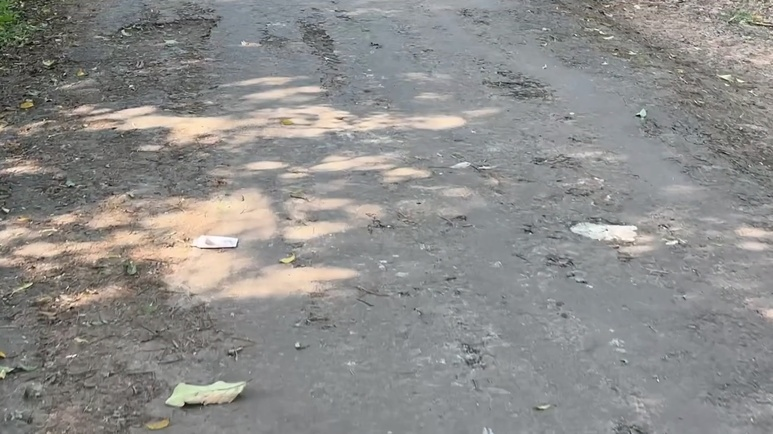
#> input picture data/frames/selected/potholes/potholes_01_frame_135.jpg, 773 x 434 px, shrunk from 1484 x 834 before the run; the run also reads 1 picture not shown here
$ jupyter execute --allow-errors 04_Image_Sharpening_and_Edge_Visualization.ipynb   (older library calls are emulated)
#> lines starting #> are read from the running program, lines starting #| are printed output that depends on the picture
# Sharpen / Blur Testing Notebook

[cell 1]
import cv2
import numpy as np
import matplotlib.pyplot as plt
import os
import csv

## Load Selected Frames

[cell 2]
import cv2, os, glob
import numpy as np

INPUT_DIR = "../data/frames/selected"

def lap_var(img):
    return cv2.Laplacian(img, cv2.CV_64F).var()

paths = []

for root, dirs, files in os.walk(INPUT_DIR):
    for f in files:
        if f.lower().endswith((".jpg",".png",".jpeg")):
            paths.append(os.path.join(root,f))
#> pass 2 of the loop `for root, dirs, files in os.walk(INPUT_DIR):`:

scores = []

for p in paths:

    img = cv2.imread(p,0)
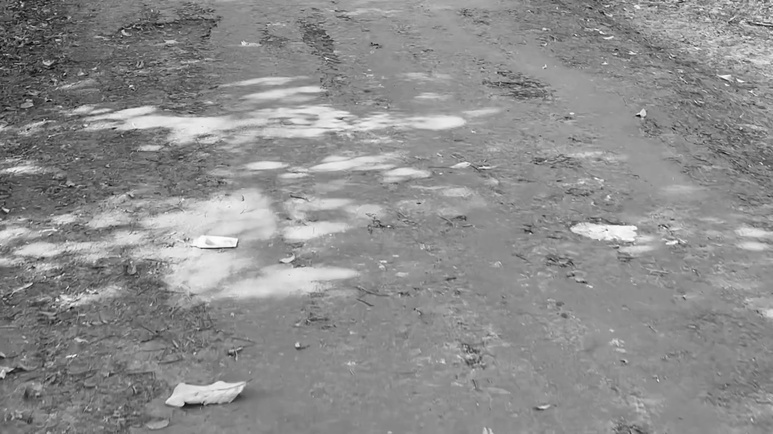
#> img: shape (434, 773); min 0, max 255, mean 140.9

    if img is None:
        continue

    scores.append((p, lap_var(img)))
#> pass 2 of the loop `for p in paths:`:
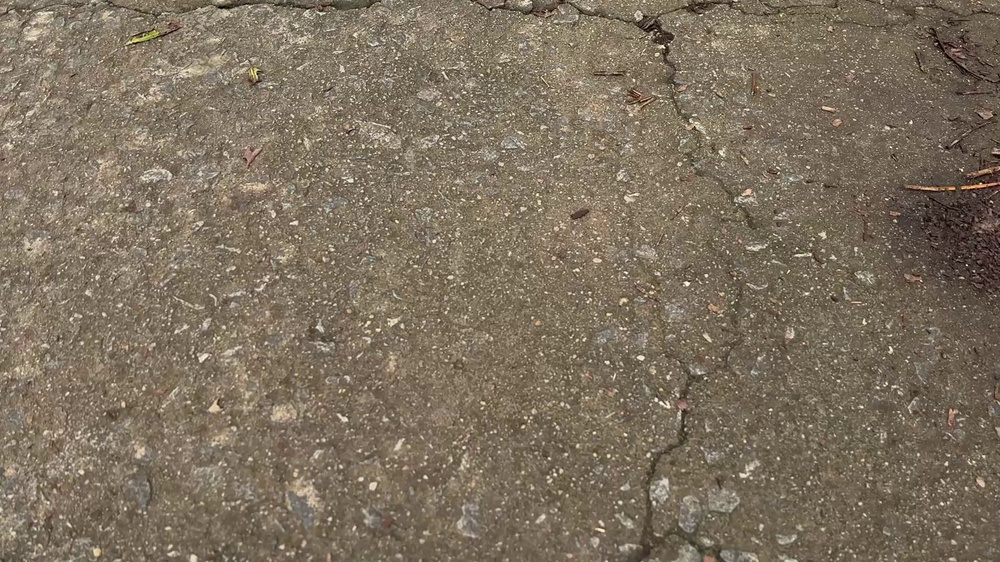
#> input picture data/frames/selected/alligator_cracking/alligator_cracking_01_frame_0.jpg, 1000 x 562 px, shrunk from 1920 x 1080 before the run
#> `img = cv2.imread(p,0)`:
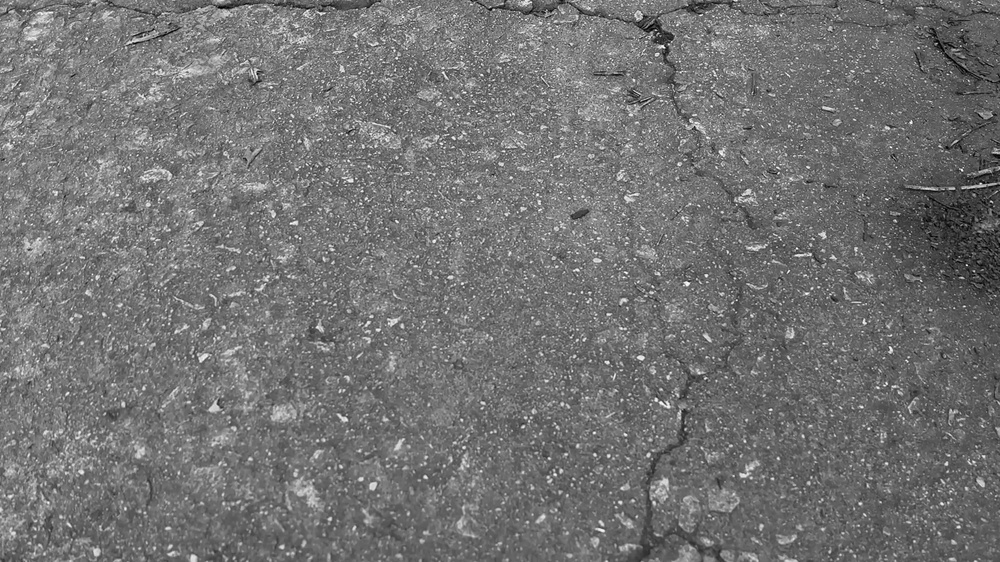
#> img: shape (562, 1000); min 0, max 255, mean 114.7

scores.sort(key=lambda x: x[1])

test_paths = [
    scores[0][0],
    scores[len(scores)//2][0],
    scores[-1][0]
]

images = []
names = []

for p in test_paths:

    img = cv2.imread(p,0)

    images.append(img)
    names.append(os.path.basename(p))
#> pass 2 of the loop `for p in test_paths:`:

print("Selected test frames:")
for p in test_paths:
    print(os.path.basename(p))
#> this loop made 3 passes
#| potholes_01_frame_135.jpg
#| alligator_cracking_01_frame_0.jpg
#| alligator_cracking_01_frame_0.jpg

print("Total test frames:", len(images))
#| Total test frames: 3

## Sharpen Methods

[cell 3]
def unsharp(img, k, amount):
    blur = cv2.GaussianBlur(img,(k,k),0)
    sharp = cv2.addWeighted(img,1+amount,blur,-amount,0)
    return sharp

def laplacian_sharp(img, a):
    lap = cv2.Laplacian(img, cv2.CV_64F)
    sharp = img + a*lap
    sharp = np.clip(sharp,0,255).astype(np.uint8)
    return sharp

## Sharpness Evaluation (LapVar)

[cell 4]
print("===== SHARPNESS TEST DATA (LapVar) =====")

for img,nm in zip(images,names):

    print("\nFrame:",nm)

    input_lap = cv2.Laplacian(img,cv2.CV_64F).var()
    print("Input LapVar:",round(input_lap,2))

    u1 = unsharp(img,3,0.7)
    print("Unsharp k=3 a=0.7 LapVar:",round(cv2.Laplacian(u1,cv2.CV_64F).var(),2))

    u2 = unsharp(img,7,1.0)
    print("Unsharp k=7 a=1.0 LapVar:",round(cv2.Laplacian(u2,cv2.CV_64F).var(),2))

    l1 = laplacian_sharp(img,0.5)
    print("Laplacian a=0.5 LapVar:",round(cv2.Laplacian(l1,cv2.CV_64F).var(),2))

    l2 = laplacian_sharp(img,1.0)
    print("Laplacian a=1.0 LapVar:",round(cv2.Laplacian(l2,cv2.CV_64F).var(),2))

    print("--------------------------------------")
#> this loop made 3 passes
#> (nm, input_lap) on passes 1 to 3: ('potholes_01_frame_135.jpg', 869.8), ('alligator_cracking_01_frame_0.jpg', 3453.7), ('alligator_cracking_01_frame_0.jpg', 3453.7)
#> (printed output is left out)
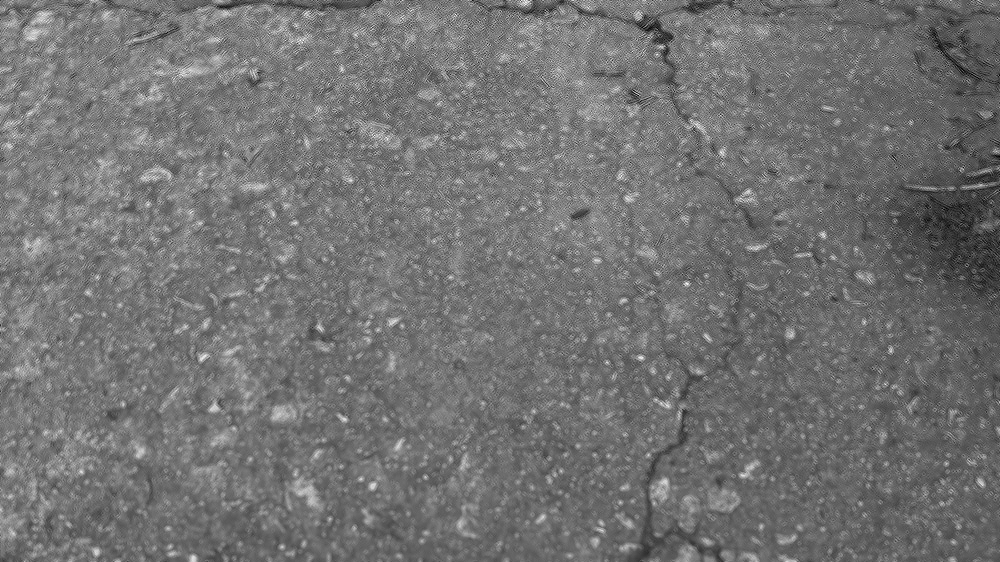
#> l1: shape (562, 1000); min 0, max 255, mean 114.5
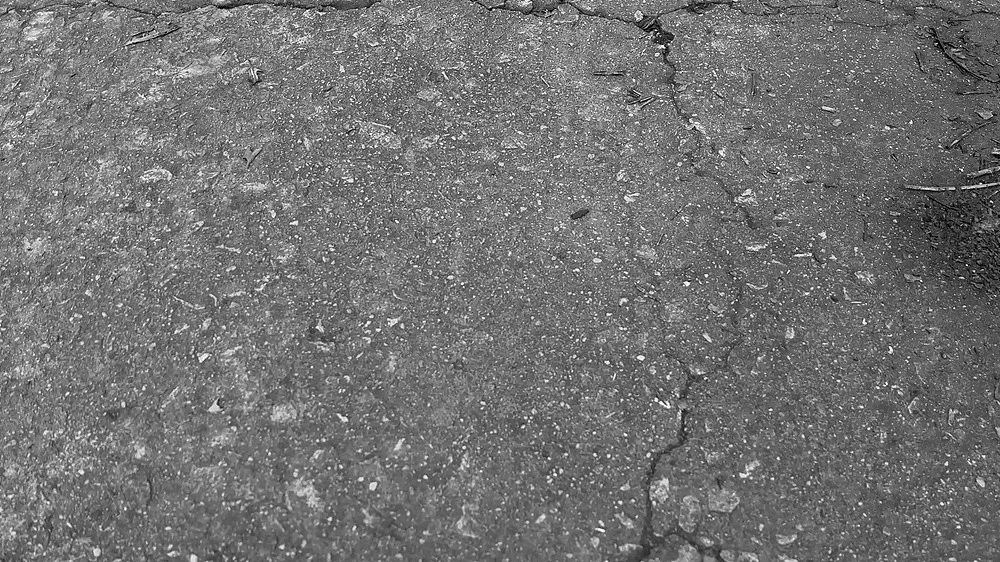
#> u1: shape (562, 1000); min 0, max 255, mean 114.7

## Visual Comparison

[cell 5]
img = images[0]

u1 = unsharp(img,3,0.7)
u2 = unsharp(img,7,1.0)
l1 = laplacian_sharp(img,0.5)
#> in laplacian_sharp (call 7), `lap = cv2.Laplacian(img, cv2.CV_64F)`:
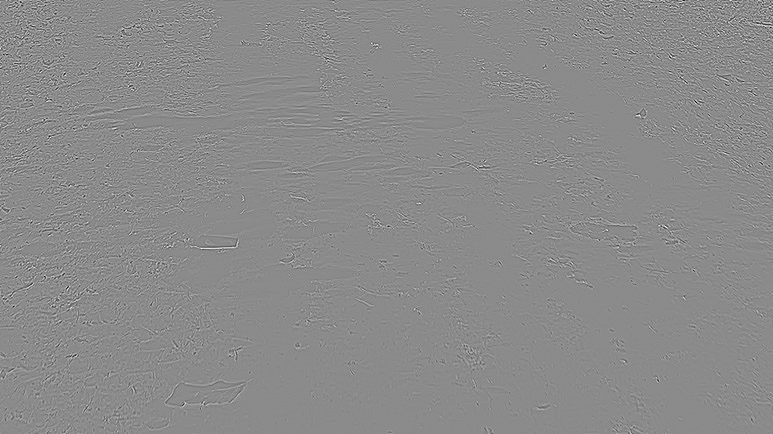
#> lap: shape (434, 773) float64; min -356, max 297, mean 0; drawn with min black and max white
l2 = laplacian_sharp(img,1.0)
#> in laplacian_sharp (call 8), `sharp = img + a*lap`:
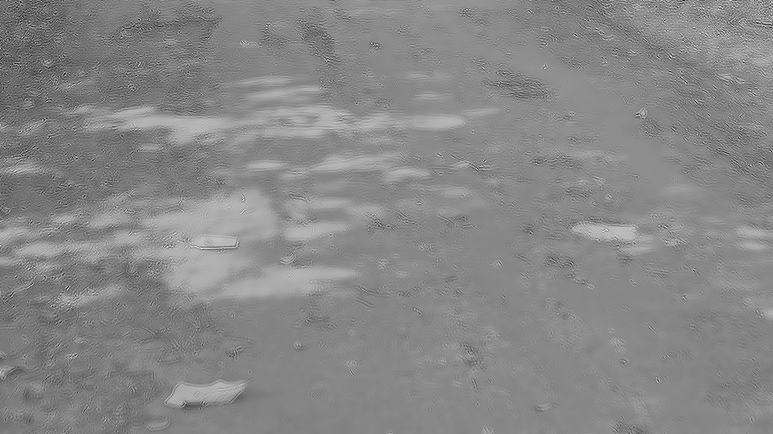
#> sharp: shape (434, 773) float64; min -125, max 375, mean 140.9; drawn with min black and max white
#> in laplacian_sharp (call 8), `sharp = np.clip(sharp,0,255).astype(np.uint8)`:
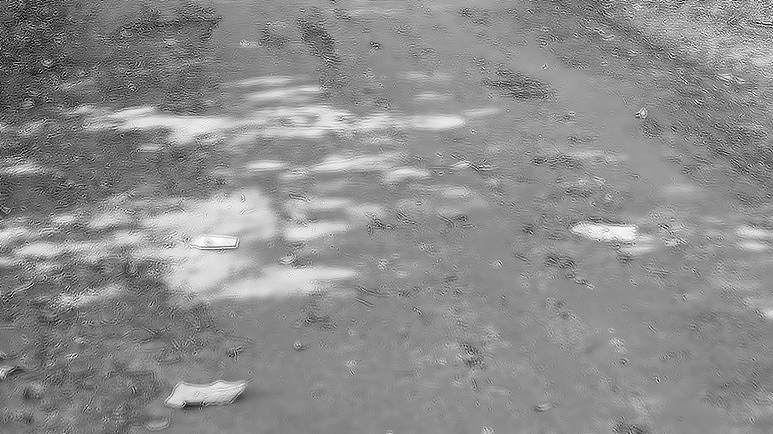
#> sharp: shape (434, 773); min 0, max 255, mean 140.9

lap_orig = cv2.Laplacian(img, cv2.CV_64F).var()
#> lap_orig = 869.8
lap_u1 = cv2.Laplacian(u1, cv2.CV_64F).var()
#> lap_u1 = 1986.3
lap_u2 = cv2.Laplacian(u2, cv2.CV_64F).var()
#> lap_u2 = 3239.1
lap_l1 = cv2.Laplacian(l1, cv2.CV_64F).var()
#> lap_l1 = 1021.3
lap_l2 = cv2.Laplacian(l2, cv2.CV_64F).var()
#> lap_l2 = 7381.4

methods = [
    "Original",
    "Unsharp k3 a0.7",
    "Unsharp k7 a1.0",
    "Laplacian a0.5",
    "Laplacian a1.0"
]

values = [
    lap_orig,
    lap_u1,
    lap_u2,
    lap_l1,
    lap_l2
]
#> values = [869.8, 1986.3, 3239.1, 1021.3, 7381.4]

plt.figure(figsize=(7,4))
plt.bar(methods, values)

plt.ylabel("Laplacian Variance")
plt.title("Sharpness Comparison")

plt.xticks(rotation=30)
plt.show()
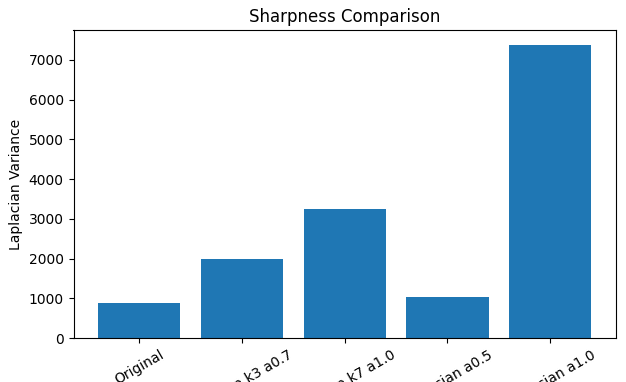
#> figure drawn by matplotlib, 1 panel; tallest bar 7381.4 high, from x = 3.6 to 4.4

[cell 6]
categories = [
    "alligator_cracking",
    "edge_cracking",
    "potholes",
    "transverse_cracking"
]

def unsharp(img):

    blur = cv2.GaussianBlur(img,(7,7),0)

    sharp = img.astype(np.float32) + (img.astype(np.float32)-blur.astype(np.float32))
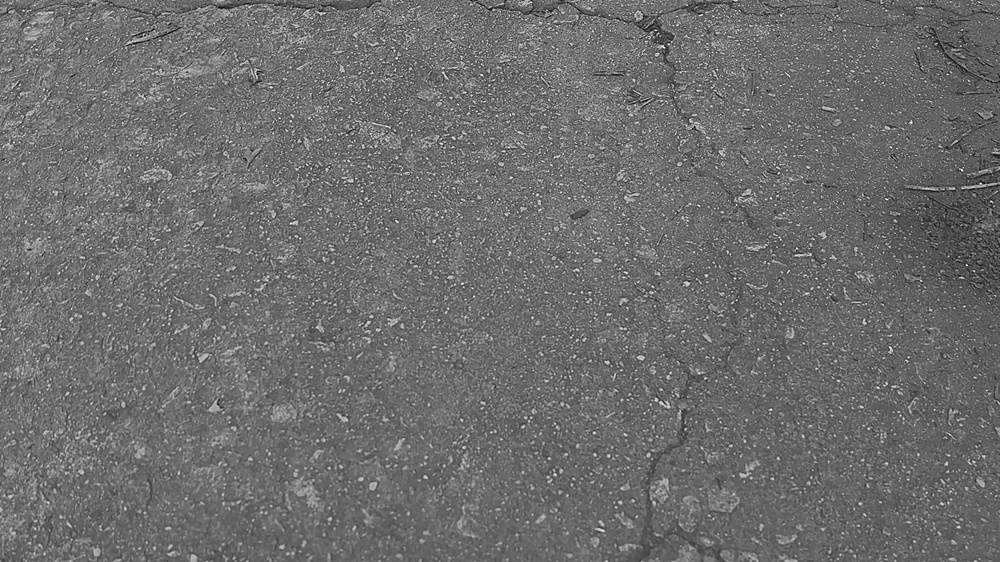
#> sharp: shape (562, 1000) float32; min -86, max 381, mean 114.7; drawn with min black and max white
#> pass 2 of the loop `for category in categories:`:

    return np.clip(sharp,0,255).astype(np.uint8)


#> (the rest of this cell did not finish here and is left out)
